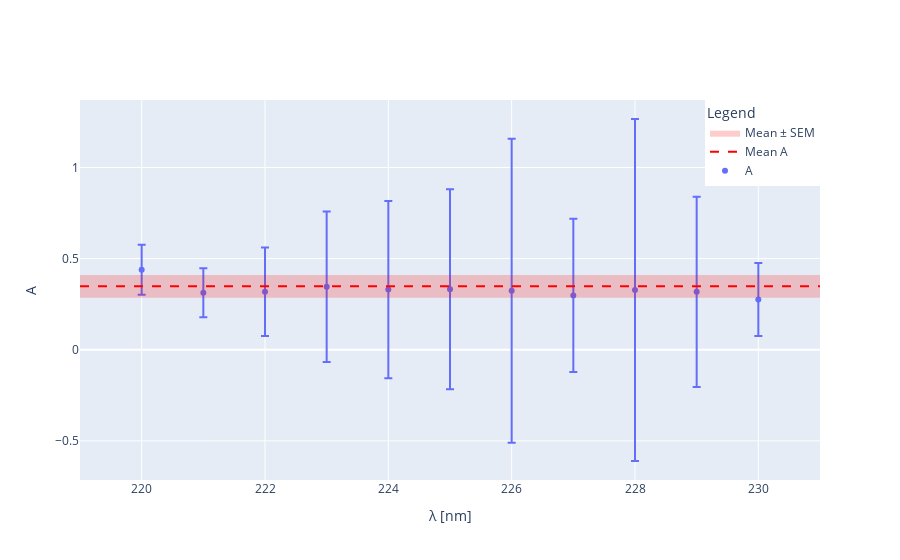

Notebook cell for this chart:
### Code cell
# Extract m and its error
A_values = fit_df['A']
A_errors = fit_df['A_err']

# Compute mean and standard error of the mean
weights_A = 1 / A_errors**2
mean_A = np.average(A_values, weights=weights_A)
mean_A_err = np.sqrt(np.sum(weights_A * ((A_values - mean_A) ** 2)) / np.sum(weights_A))

fig = go.Figure()

# markers with error bars
fig.add_trace(go.Scatter(
    x=fit_df['λ'],
    y=A_values,
    error_y=dict(type='data', array=A_errors, visible=True),
    mode='markers',
    name='A'
))

mean_line_points = np.concatenate([[λmin-1], fit_df['λ'], [λmax+1]])
# mean dashed line
fig.add_trace(go.Scatter(
    x=mean_line_points,
    y=[mean_A]*len(mean_line_points),
    mode='lines',
    line=dict(color='red', dash='dash'),
    name='Mean A'
))

# bottom
fig.add_trace(go.Scatter(
    x=mean_line_points,
    y=[mean_A - mean_A_err]*len(mean_line_points),
    mode='lines',
    line=dict(color='red', width=0),
    showlegend=False
))
# top
fig.add_trace(go.Scatter(
    x=mean_line_points,
    y=[mean_A + mean_A_err]*len(mean_line_points),
    mode='lines',
    fill='tonexty',
    fillcolor='rgba(255,0,0,0.2)',
    line=dict(color='red', width=0),
    name='Mean ± SEM'
))

fig.update_layout(
    xaxis_title='λ [nm]',
    yaxis_title='A',
    legend_title='Legend',
    legend=dict(
        x=1,
        y=1,
        xanchor='right',
        yanchor='top'
    )
)

fig.show()

### Figure 1 — Plotly figure (JSON) as saved in the notebook; plotly's stock layout.template omitted (floating-point values rounded to 4 significant figures)
{"data": [{"error_y": {"array": [0.2003, 0.5223, 0.938, 0.4206, 0.8332, 0.5479, 0.486, 0.4126, 0.2431, 0.1347, 0.1371], "type": "data", "visible": true}, "mode": "markers", "name": "A", "type": "scatter", "x": [230, 229, 228, 227, 226, 225, 224, 223, 222, 221, 220], "y": [0.2756, 0.3175, 0.3277, 0.2982, 0.3236, 0.3318, 0.3302, 0.3455, 0.3181, 0.3123, 0.4388]}, {"line": {"color": "red", "dash": "dash"}, "mode": "lines", "name": "Mean A", "type": "scatter", "x": [219, 230, 229, 228, 227, 226, 225, 224, 223, 222, 221, 220, 231], "y": [0.3478, 0.3478, 0.3478, 0.3478, 0.3478, 0.3478, 0.3478, 0.3478, 0.3478, 0.3478, 0.3478, 0.3478, 0.3478]}, {"line": {"color": "red", "width": 0}, "mode": "lines", "showlegend": false, "type": "scatter", "x": [219, 230, 229, 228, 227, 226, 225, 224, 223, 222, 221, 220, 231], "y": [0.2857, 0.2857, 0.2857, 0.2857, 0.2857, 0.2857, 0.2857, 0.2857, 0.2857, 0.2857, 0.2857, 0.2857, 0.2857]}, {"fill": "tonexty", "fillcolor": "rgba(255,0,0,0.2)", "line": {"color": "red", "width": 0}, "mode": "lines", "name": "Mean ± SEM", "type": "scatter", "x": [219, 230, 229, 228, 227, 226, 225, 224, 223, 222, 221, 220, 231], "y": [0.4098, 0.4098, 0.4098, 0.4098, 0.4098, 0.4098, 0.4098, 0.4098, 0.4098, 0.4098, 0.4098, 0.4098, 0.4098]}], "layout": {"legend": {"title": {"text": "Legend"}, "x": 1, "xanchor": "right", "y": 1, "yanchor": "top"}, "xaxis": {"title": {"text": "λ [nm]"}}, "yaxis": {"title": {"text": "A"}}}}
